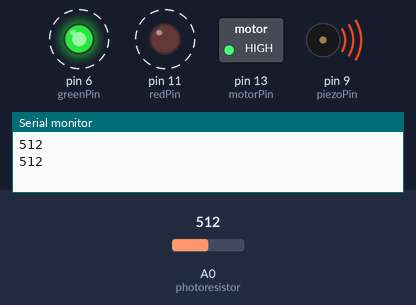
This sketch was run on a simulated Arduino Uno, built with avr-gcc and run on an emulated ATmega328P. Shown: switched loads named in the sketch (green lamp = pin HIGH), output pins drawn as LEDs (lit = HIGH), buzzer (waves = sounding), the last lines printed to the serial monitor. Dashed ring = blinking. Inputs (shaded band) come from the test bench; at power-on: A0 (photoresistor) = 512.

Above: at 1.8 s.
1.9 s: A0 (photoresistor) set to 308
6.0 s: A0 (photoresistor) set to 293
At 7.0 s:
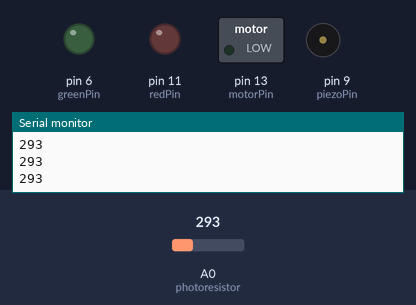
Timing chart, 0 to 9.0 s (numbered marks = the images above; inputs shaded):
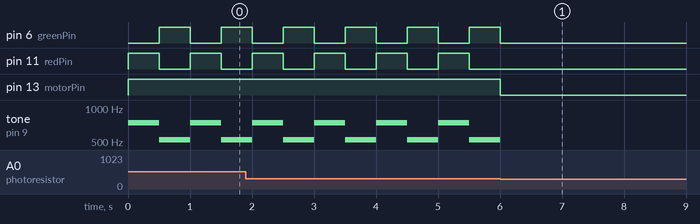

Measured:
- the behaviour switches between 301 and 300 on A0 (photoresistor) (found by bisection; images 0 and 1)
- after the input at 6.0 s, pin 6 (greenPin): goes on until 6.0 s, then stays LOW; pin 11 (redPin): stops changing and stays LOW; pin 13 (motorPin): HIGH → LOW at once
- by itself, pin 6 (greenPin), pin 11 (redPin): alternates HIGH for 0.50 s and LOW for 0.50 s

The sketch:

open_box_alarm.ino
```cpp
const int photoresistor = A0;
const int piezoPin = 9;
const int greenPin = 6;
const int redPin = 11;
const int motorPin = 13;
int photovalue;

void setup() {
  Serial.begin(9600);
  pinMode(piezoPin, OUTPUT);
  pinMode(photoresistor, INPUT);
    pinMode(redPin, OUTPUT);
     pinMode(greenPin, OUTPUT);
     pinMode(motorPin, OUTPUT);
}

// Plays a police siren loop and flashes lights in unison
void loop() {

  photovalue = analogRead(photoresistor);
  Serial.println(photovalue);
  if (photovalue > 300) {
      digitalWrite(motorPin, 50);
    tone(piezoPin,  739.99, 500); //F#5
    digitalWrite(redPin, HIGH);
    digitalWrite(greenPin, LOW);
    delay(500);
    tone(piezoPin,  523.25, 500); //C5
    digitalWrite(redPin, LOW);
   digitalWrite(greenPin, HIGH );
    delay(500);
  }
  else {
    digitalWrite(piezoPin, LOW);
      digitalWrite(redPin, LOW);
        digitalWrite(greenPin, LOW);
             digitalWrite(motorPin, LOW  );
  }
}
```
